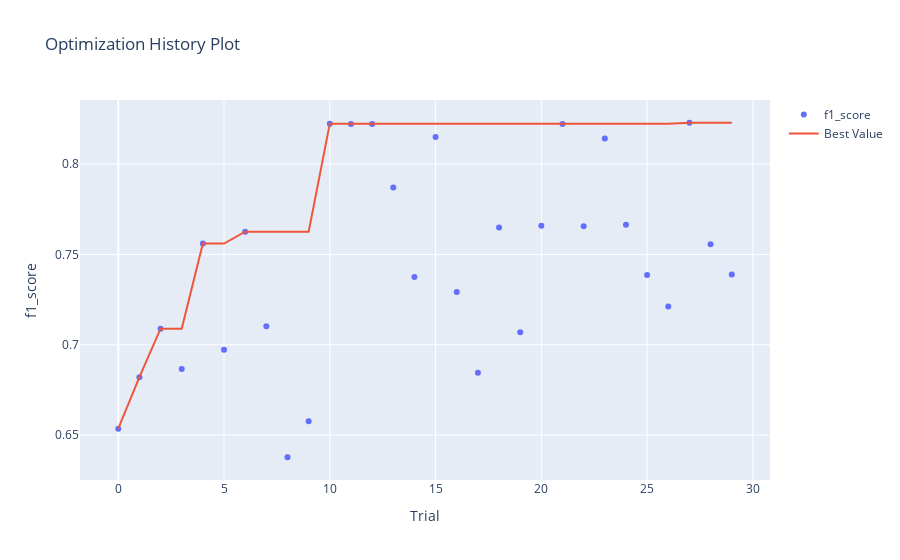

Notebook code cell kept with this figure:
### Markdown cell above
График истории оптимизации - отображает количество испытаний на оси Х и метрику на оси Y.

Следует использовать эту диаграмму, чтобы проверить, идет ли оптимизация гиперпараметров в правильном направлении или нет.

### Code cell
optuna.visualization.plot_optimization_history(study, target_name="f1_score")

### Figure 1 — Plotly figure (JSON) as saved in the notebook; plotly's stock layout.template omitted (floating-point values rounded to 4 significant figures)
{"data": [{"mode": "markers", "name": "f1_score", "type": "scatter", "x": [0, 1, 2, 3, 4, 5, 6, 7, 8, 9, 10, 11, 12, 13, 14, 15, 16, 17, 18, 19, 20, 21, 22, 23, 24, 25, 26, 27, 28, 29], "y": [0.6536, 0.6821, 0.7089, 0.6866, 0.756, 0.6972, 0.7626, 0.7102, 0.6377, 0.6577, 0.8224, 0.8222, 0.8222, 0.787, 0.7375, 0.815, 0.7292, 0.6845, 0.7649, 0.7069, 0.7658, 0.8221, 0.7656, 0.8142, 0.7664, 0.7386, 0.7211, 0.8229, 0.7557, 0.7389]}, {"name": "Best Value", "type": "scatter", "x": [0, 1, 2, 3, 4, 5, 6, 7, 8, 9, 10, 11, 12, 13, 14, 15, 16, 17, 18, 19, 20, 21, 22, 23, 24, 25, 26, 27, 28, 29], "y": [0.6536, 0.6821, 0.7089, 0.7089, 0.756, 0.756, 0.7626, 0.7626, 0.7626, 0.7626, 0.8224, 0.8224, 0.8224, 0.8224, 0.8224, 0.8224, 0.8224, 0.8224, 0.8224, 0.8224, 0.8224, 0.8224, 0.8224, 0.8224, 0.8224, 0.8224, 0.8224, 0.8229, 0.8229, 0.8229]}], "layout": {"title": {"text": "Optimization History Plot"}, "xaxis": {"title": {"text": "Trial"}}, "yaxis": {"title": {"text": "f1_score"}}}}
